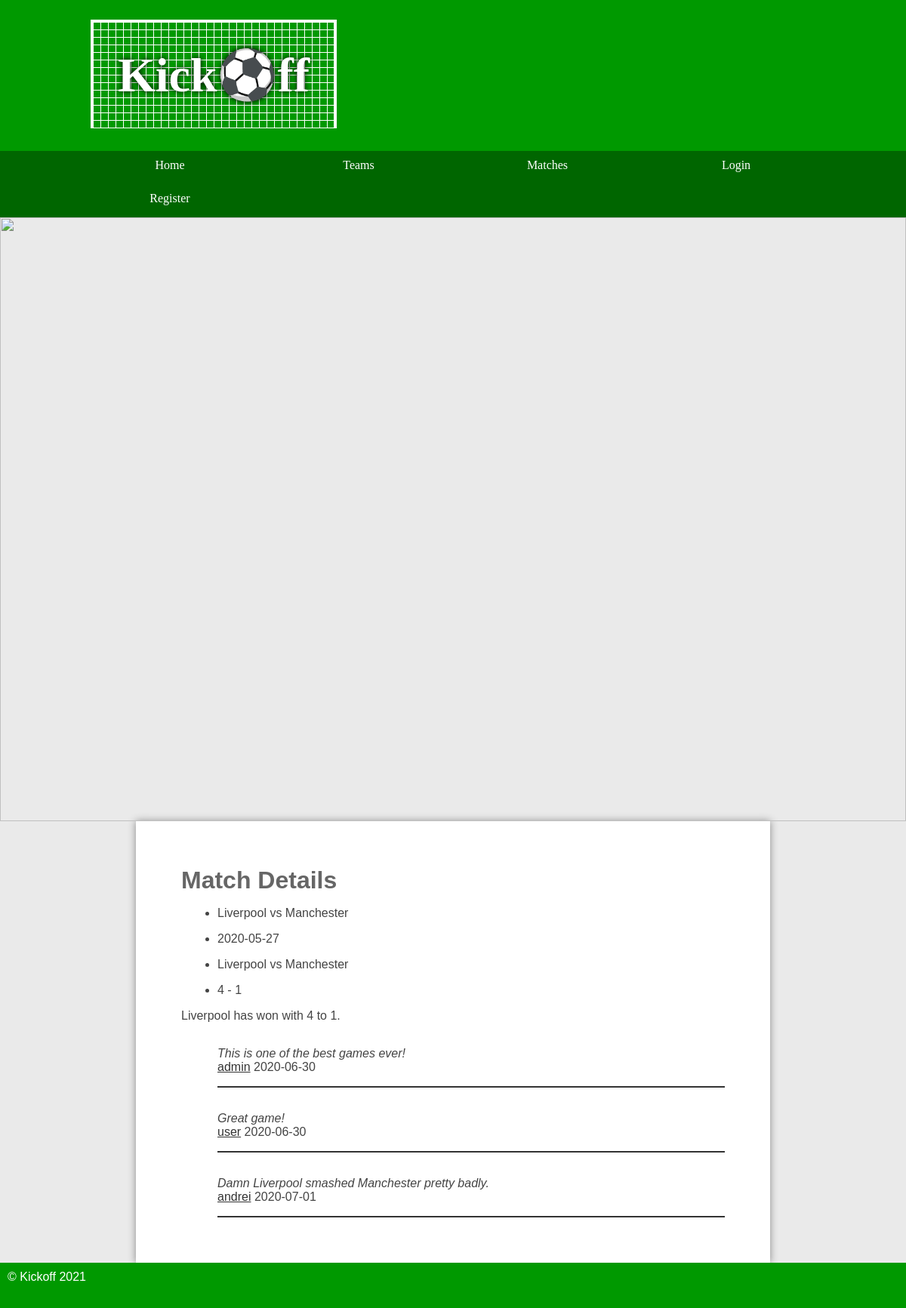
The app's page /default/public/matchdetail.php?id=1 with its own data.
### tables this page shows
CREATE TABLE `game` (
  `id` int(11) NOT NULL AUTO_INCREMENT,
  `name` varchar(165) DEFAULT NULL,
  `datetime` date DEFAULT NULL,
  `team1_id` int(11) DEFAULT NULL,
  `team2_id` int(11) DEFAULT NULL,
  `team1_score` varchar(45) DEFAULT NULL,
  `team2_score` varchar(45) DEFAULT NULL,
  PRIMARY KEY (`id`)
);

CREATE TABLE `team` (
  `id` int(11) NOT NULL AUTO_INCREMENT,
  `name` varchar(165) DEFAULT NULL,
  PRIMARY KEY (`id`)
);

CREATE TABLE `comment` (
  `id` int(11) NOT NULL AUTO_INCREMENT,
  `comment` varchar(225) DEFAULT NULL,
  `user_id` int(11) DEFAULT NULL,
  `game_id` int(11) DEFAULT NULL,
  `datetime` date DEFAULT NULL,
  PRIMARY KEY (`id`)
);

CREATE TABLE `user` (
  `id` int(11) NOT NULL AUTO_INCREMENT,
  `username` varchar(165) DEFAULT NULL,
  `email` varchar(225) DEFAULT NULL,
  `password` varchar(225) DEFAULT NULL,
  `access` varchar(45) DEFAULT NULL,
  PRIMARY KEY (`id`)
);

### default/public/matchdetail.php (the view, shortened to what this page needs)
<link rel="stylesheet" type="text/css" href="custom.css">
<?php
require '../templates/header.php';
require '../database.php';
if (isset($_GET['id'])){
    $stmt = $pdo->prepare('SELECT * FROM game WHERE id = ' . $_GET['id']);
    $stmt->execute();
    $match = $stmt->fetch();
    $stmtTeam1 = $pdo->prepare('SELECT * FROM team WHERE id = ' . $match['team1_id']);
    $stmtTeam2 = $pdo->prepare('SELECT * FROM team WHERE id = ' . $match['team2_id']);
    $stmtTeam1->execute();
    $stmtTeam2->execute();
    $team1 = $stmtTeam1->fetch();
    $team2 = $stmtTeam2->fetch();
    $stmtCom = $pdo->prepare('SELECT * FROM comment WHERE game_id = ' . $_GET['id']);
    $stmtCom->execute();
    $comment = $stmtCom->fetchAll();
    $userCom = $pdo->prepare('SELECT * FROM user WHERE id = :id');
    echo '<h1>Match Details</h1>';
    echo '<ul>';
    echo '<li>' . $match['name'] . '</li>';
    echo '<li>' . $match['datetime'] . '</li>';
    echo '<li>' . $team1['name'] . ' vs ' . $team2['name'] . '</li>';
    echo '<li>' . $match['team1_score'] . ' - ' . $match['team2_score'] . '</li>';
    echo '</ul>';
    $arrayT1 = [
        'score' => $match['team1_score'],
        'name' => $team1['name']
    ];
    $arrayT2 = [
        'score' => $match['team2_score'],
        'name' => $team2['name']
    ];
    if ($arrayT1['score'] > $arrayT2['score']){
        echo $arrayT1['name'] . ' has won with ' . $arrayT1['score'] . ' to ' . $arrayT2['score'] . '.';
    }
    $date = new DateTime();
    if(isset($_SESSION['loggedin'])) {
        $stmt = $pdo->prepare('SELECT * FROM user WHERE id = ' . $_SESSION['loggedin']);
        $stmt->execute();
        $login = $stmt->fetch();
        if (isset($_POST['submit'])){
            $stmt = $pdo->prepare('INSERT INTO comment (comment, datetime, user_id, game_id)
                                VALUES (:comment, :datetime, :user_id, :game_id)');
            $values = [
                'comment' => $_POST['comment'],
                'datetime' => $date->format('Y-m-d H:i:s'),
                'user_id' => $_POST['user_id'],
                'game_id' => $_POST['game_id']
            ];
            $stmt->execute($values);
            header('location: matchdetail.php?id=' . $match['id']);
        }
        else{ ?>
            <form action="" method="POST">
                <input type="hidden" name="user_id" value="<?php echo $_SESSION['loggedin'] ?>" />
                <input type="hidden" name="game_id" value="<?php echo $match['id'] ?>" />
                <label>Write your comment</label>
                <textarea class="commentBox" id="comment" name="comment"></textarea>
                <input class="commentButton" type="submit" name="submit" value="Submit" />
        </form>
     <?php }
        if ($login['access'] === 'owner' || $login['access'] === 'admin'){
            foreach ($comment as $comments) {
                $values = [
                    'id' => $comments['user_id']
                ];
                $userCom->execute($values);
                $user = $userCom->fetch();
                echo '<ul class="comments">';
                echo'<li><blockquote>';
                echo $comments['comment'];
                echo '</blockquote>';
                echo '<p><a href="userdetails.php?id=' . $user['id'] . '">' . $user['username'] . '</a>' . ' ' . $comments['datetime'] . '</p>';
                echo '</li>';
                echo '</ul>';
                echo '<a href="deletecomment.php?id=' . $comments['id'] . '">Delete </a>';
                if ($_SESSION['loggedin'] == $comments['user_id']) {
                    echo '<a href="editcomment.php?id=' . $comments['id'] . '">Edit</a>';
                }
            }
        }
        else if ($login['access'] === 'basic') {
            foreach ($comment as $comments){
                $values = [
                    'id' => $comments['user_id']
                ];
                $userCom->execute($values);
                $user = $userCom->fetch();
                echo '<ul class="comments">';
                echo'<li><blockquote>';
                echo $comments['comment'];
                echo '</blockquote>';
                echo '<p><a href="userdetails.php?id=' . $user['id'] . '">' . $user['username'] . '</a>' . ' ' . $comments['datetime'] . '</p>';
                echo '</li>';
                echo '</ul>';
                if ($_SESSION['loggedin'] == $comments['user_id']){
                    echo '<a href="deletecomment.php?id=' . $comments['id'] . '">Delete </a>';
                    echo '<a href="editcomment.php?id=' . $comments['id'] . '">Edit</a>';
                }
            }
        }
    }
    else {
        foreach ($comment as $comments){
            $values = [
                'id' => $comments['user_id']
            ];
            $userCom->execute($values);
            $user = $userCom->fetch();
            echo '<ul class="comments">';
            echo'<li><blockquote>';
            echo $comments['comment'];
            echo '</blockquote>';
            echo '<p><a href="userdetails.php?id=' . $user['id'] . '">' . $user['username'] . '</a>' . ' ' . $comments['datetime'] . '</p>';
            echo '</li>';
            echo '</ul>';
        }
    }
}
else {
    echo 'No match has been selected.';
    header('refresh: 3; url=matches.php');
}
require '../templates/footer.php';

### default/public/styles.css (style rules this page uses)
* { margin: 0; padding: 0; }
html { font-family: 'Oxygen-Regular', verdana, sans-serif; }
body { background-color: #eaeaea; }
main ul { margin-left: 3em; }
main a { color: #333; }
p, li, h2 { margin-bottom: 1em; }
main h1 { color: #666; margin-bottom: 0.5em; }
.comments { list-style-type: none; border-bottom: 2px solid #333; margin-top: 2em; }
.comments blockquote { font-style: italic; }

### records on screen
game: name "Liverpool vs Manchester", datetime "2020-05-27", team1_score "4", team2_score "1", team1_score.name "Liverpool"
team: name "Liverpool"
team: name "Manchester"
comment: comment "This is one of the best games ever!", user.username "admin", datetime "2020-06-30"
comment: comment "Great game!", user.username "user", datetime "2020-06-30"
comment: comment "Damn Liverpool smashed Manchester pretty badly.", user.username "andrei", datetime "2020-07-01"
